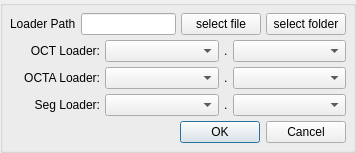
<?xml version="1.0" encoding="UTF-8"?>
<ui version="4.0">
 <class>LoadDataSettingsDlg</class>
 <widget class="QDialog" name="LoadDataSettingsDlg">
  <property name="geometry">
   <rect>
    <x>0</x>
    <y>0</y>
    <width>356</width>
    <height>152</height>
   </rect>
  </property>
  <property name="sizePolicy">
   <sizepolicy hsizetype="Fixed" vsizetype="Fixed">
    <horstretch>0</horstretch>
    <verstretch>0</verstretch>
   </sizepolicy>
  </property>
  <property name="windowTitle">
   <string>Load Data Settings</string>
  </property>
  <property name="sizeGripEnabled">
   <bool>false</bool>
  </property>
  <property name="modal">
   <bool>true</bool>
  </property>
  <layout class="QVBoxLayout" name="verticalLayout">
   <property name="spacing">
    <number>0</number>
   </property>
   <property name="leftMargin">
    <number>0</number>
   </property>
   <property name="topMargin">
    <number>0</number>
   </property>
   <property name="rightMargin">
    <number>0</number>
   </property>
   <property name="bottomMargin">
    <number>0</number>
   </property>
   <item>
    <widget class="QGroupBox" name="groupBox">
     <property name="title">
      <string/>
     </property>
     <layout class="QVBoxLayout" name="verticalLayout_2">
      <property name="spacing">
       <number>5</number>
      </property>
      <property name="leftMargin">
       <number>7</number>
      </property>
      <property name="topMargin">
       <number>7</number>
      </property>
      <property name="rightMargin">
       <number>7</number>
      </property>
      <property name="bottomMargin">
       <number>7</number>
      </property>
      <item>
       <layout class="QHBoxLayout" name="horizontalLayout" stretch="0,1,0,0">
        <item>
         <widget class="QLabel" name="label">
          <property name="text">
           <string>Loader Path</string>
          </property>
         </widget>
        </item>
        <item>
         <widget class="QLineEdit" name="lineEdit_path"/>
        </item>
        <item>
         <widget class="QPushButton" name="pushButton_select_file">
          <property name="text">
           <string>select file</string>
          </property>
         </widget>
        </item>
        <item>
         <widget class="QPushButton" name="pushButton_select_folder">
          <property name="text">
           <string>select folder</string>
          </property>
         </widget>
        </item>
       </layout>
      </item>
      <item>
       <layout class="QHBoxLayout" name="horizontalLayout_2" stretch="0,1,0,1">
        <item>
         <widget class="QLabel" name="label_2">
          <property name="minimumSize">
           <size>
            <width>90</width>
            <height>0</height>
           </size>
          </property>
          <property name="maximumSize">
           <size>
            <width>90</width>
            <height>16777215</height>
           </size>
          </property>
          <property name="text">
           <string>OCT Loader:</string>
          </property>
          <property name="alignment">
           <set>Qt::AlignRight|Qt::AlignTrailing|Qt::AlignVCenter</set>
          </property>
         </widget>
        </item>
        <item>
         <widget class="QComboBox" name="comboBox_oct_module">
          <property name="styleSheet">
           <string notr="true"/>
          </property>
         </widget>
        </item>
        <item>
         <widget class="QLabel" name="label_5">
          <property name="text">
           <string>.</string>
          </property>
         </widget>
        </item>
        <item>
         <widget class="QComboBox" name="comboBox_oct_func">
          <property name="styleSheet">
           <string notr="true"/>
          </property>
         </widget>
        </item>
       </layout>
      </item>
      <item>
       <layout class="QHBoxLayout" name="horizontalLayout_3" stretch="0,1,0,1">
        <item>
         <widget class="QLabel" name="label_3">
          <property name="minimumSize">
           <size>
            <width>90</width>
            <height>0</height>
           </size>
          </property>
          <property name="maximumSize">
           <size>
            <width>90</width>
            <height>16777215</height>
           </size>
          </property>
          <property name="text">
           <string>OCTA Loader:</string>
          </property>
          <property name="alignment">
           <set>Qt::AlignRight|Qt::AlignTrailing|Qt::AlignVCenter</set>
          </property>
         </widget>
        </item>
        <item>
         <widget class="QComboBox" name="comboBox_octa_module">
          <property name="styleSheet">
           <string notr="true"/>
          </property>
         </widget>
        </item>
        <item>
         <widget class="QLabel" name="label_6">
          <property name="text">
           <string>.</string>
          </property>
         </widget>
        </item>
        <item>
         <widget class="QComboBox" name="comboBox_octa_func">
          <property name="styleSheet">
           <string notr="true"/>
          </property>
         </widget>
        </item>
       </layout>
      </item>
      <item>
       <layout class="QHBoxLayout" name="horizontalLayout_4" stretch="0,1,0,1">
        <item>
         <widget class="QLabel" name="label_4">
          <property name="minimumSize">
           <size>
            <width>90</width>
            <height>0</height>
           </size>
          </property>
          <property name="maximumSize">
           <size>
            <width>90</width>
            <height>16777215</height>
           </size>
          </property>
          <property name="text">
           <string>Seg Loader:</string>
          </property>
          <property name="alignment">
           <set>Qt::AlignRight|Qt::AlignTrailing|Qt::AlignVCenter</set>
          </property>
         </widget>
        </item>
        <item>
         <widget class="QComboBox" name="comboBox_seg_module">
          <property name="styleSheet">
           <string notr="true"/>
          </property>
         </widget>
        </item>
        <item>
         <widget class="QLabel" name="label_7">
          <property name="text">
           <string>.</string>
          </property>
         </widget>
        </item>
        <item>
         <widget class="QComboBox" name="comboBox_seg_func">
          <property name="styleSheet">
           <string notr="true"/>
          </property>
         </widget>
        </item>
       </layout>
      </item>
      <item>
       <spacer name="verticalSpacer">
        <property name="orientation">
         <enum>Qt::Vertical</enum>
        </property>
        <property name="sizeHint" stdset="0">
         <size>
          <width>20</width>
          <height>3</height>
         </size>
        </property>
       </spacer>
      </item>
      <item>
       <widget class="QDialogButtonBox" name="buttonBox">
        <property name="orientation">
         <enum>Qt::Horizontal</enum>
        </property>
        <property name="standardButtons">
         <set>QDialogButtonBox::Cancel|QDialogButtonBox::Ok</set>
        </property>
       </widget>
      </item>
     </layout>
    </widget>
   </item>
  </layout>
 </widget>
 <resources/>
 <connections>
  <connection>
   <sender>buttonBox</sender>
   <signal>accepted()</signal>
   <receiver>LoadDataSettingsDlg</receiver>
   <slot>accept()</slot>
   <hints>
    <hint type="sourcelabel">
     <x>248</x>
     <y>254</y>
    </hint>
    <hint type="destinationlabel">
     <x>157</x>
     <y>274</y>
    </hint>
   </hints>
  </connection>
  <connection>
   <sender>buttonBox</sender>
   <signal>rejected()</signal>
   <receiver>LoadDataSettingsDlg</receiver>
   <slot>reject()</slot>
   <hints>
    <hint type="sourcelabel">
     <x>316</x>
     <y>260</y>
    </hint>
    <hint type="destinationlabel">
     <x>286</x>
     <y>274</y>
    </hint>
   </hints>
  </connection>
 </connections>
</ui>
